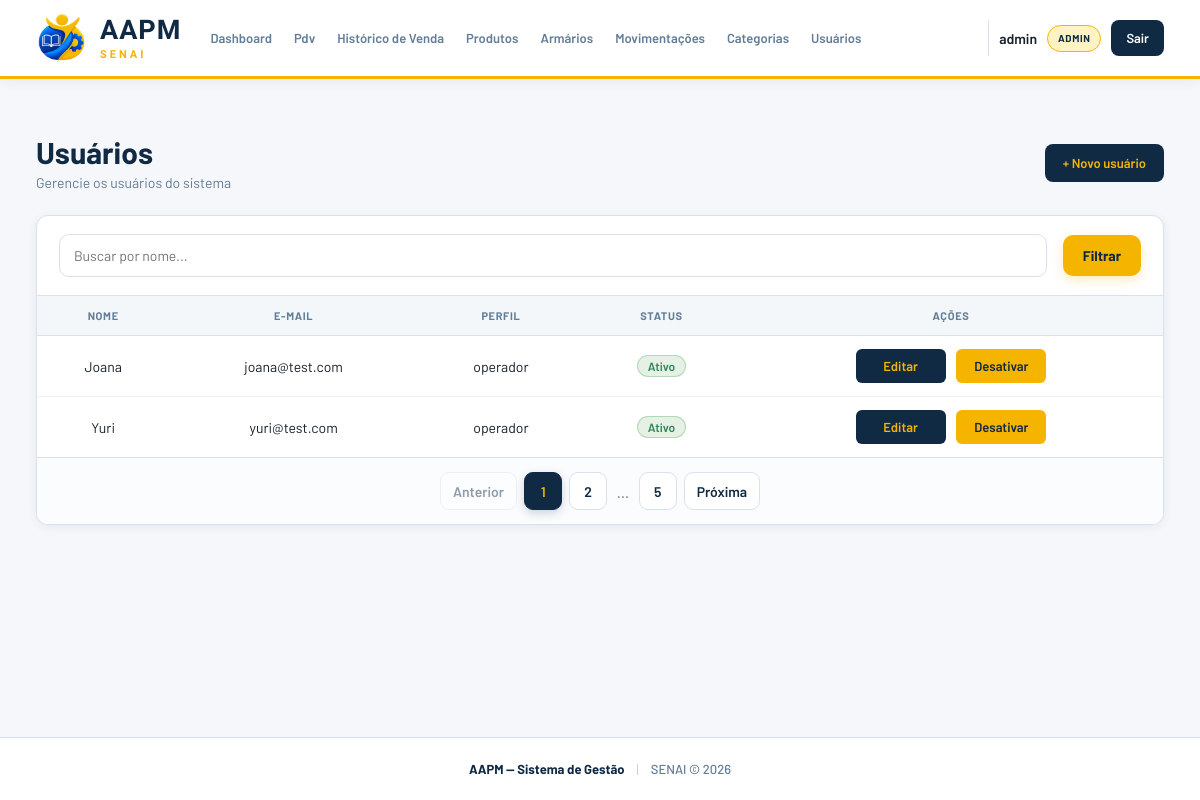
/usuarios/ (signed in), run on the app's committed database.
### app/models/usuario.py (models this page shows)
class Usuario(Base):
    __tablename__ = "usuarios"
    id = Column(Integer, primary_key=True, autoincrement=True)
    nome = Column(String(100), nullable=False)
    email = Column(String(150), unique=True, nullable=False)
    senha_hash = Column(String(255), nullable=False)
    role = Column(String(20), default="operador")
    ativo = Column(Boolean, default=True)
    criado_em = Column(DateTime, server_default=func.now())

### app/controllers/admin_controller.py (the view)
@router.get("/")
def listar_usuarios(
    request: Request,
    busca: str = "",
    page: int = 1,
    db: Session = Depends(get_db),
    admin = Depends(get_admin) # Bloqueia quem não é admin
):
    busca = busca.strip()
    query = db.query(Usuario)
    if busca:
        query = query.filter(Usuario.nome.ilike(f"%{busca}%"))
    usuarios, pagination = paginate(
        query.order_by(Usuario.nome), page
    )
    return templates.TemplateResponse(
        request,
        "usuarios/index.html",
        {
            "request": request,
            "usuario": admin,
            "usuarios": usuarios,
            "pagination": pagination,
            "busca": busca,
        }
    )

### app/templates/usuarios/index.html (shortened to what this page needs)
{% extends "base.html" %}
{% block extra_css %}
<link rel="stylesheet" href="/static/css/index-usuario.css?v=2">
<link rel="stylesheet" href="/static/css/list-filter.css?v=1">
<link rel="stylesheet" href="/static/css/list-pages.css?v=1">
{% endblock %}
{% block conteudo %}
<div class="page-header">
  <div>
    <h1 class="page-title">Usuários</h1>
    <p class="page-subtitle">Gerencie os usuários do sistema</p>
  </div>
  <a href="/usuarios/novo" class="btn-primary">+ Novo usuário</a>
</div>
<div class="card">
  <form method="get" action="/usuarios" class="list-filter list-filter--inset">
    <input type="text" name="busca" class="form-input list-filter__search" placeholder="Buscar por nome..." value="{{ busca }}">
    <button type="submit" class="btn-primary">Filtrar</button>
  </form>
  <div class="table-wrapper">
    <table class="table">
      <thead>
        <tr>
          <th>Nome</th>
          <th>E-mail</th>
          <th>Perfil</th>
          <th>Status</th>
          <th>Ações</th>
        </tr>
      </thead>
      <tbody>
        {% for u in usuarios | sort(attribute='nome', case_sensitive=false) %}
        <tr>
          <td>{{ u.nome }}</td>
          <td>{{ u.email }}</td>
          <td>{{ u.role }}</td>
          <td>
            <span class="status-badge status-badge--{{ 'ativo' if u.ativo else 'inativo' }}">
              {{ "Ativo" if u.ativo else "Inativo" }}
            </span>
          </td>
          <td class="td-actions">
            <a href="/usuarios/{{ u.id }}/editar" class="btn-table">Editar</a>
            <form action="/usuarios/{{ u.id }}/toggle-ativo" method="post" style="display:inline;" data-confirm-form data-confirm-title="Tem certeza?" data-confirm-message="Tem certeza que deseja {{ 'desativar' if u.ativo else 'ativar' }} este usuário?" data-confirm-label="{{ 'Desativar' if u.ativo else 'Ativar' }}">
              <button type="submit" class="btn-table btn-table--warn">
                {{ "Desativar" if u.ativo else "Ativar" }}
              </button>
            </form>
          </td>
        </tr>
        {% endfor %}
      </tbody>
    </table>
  </div>
  {% include "paginacao/index.html" %}
</div>
{% endblock %}

### app/static/css/base.css (style rules this page uses)
* { margin: 0; padding: 0; box-sizing: border-box; }
html { scroll-behavior: smooth; }
body { min-height: 100vh; display: flex; flex-direction: column; font-family: "Barlow", sans-serif; background: var(--fundo); color: var(--texto); -webkit-font-smoothing: antialiased; text-rendering: optimizeLegibility; }
:root { --azul: #102A43; --azul-2: #243B53; --azul-3: #486581; --laranja: #F5B400; --laranja-2: #D99F00; --laranja-claro: #FFF3C4; --branco: #FFFFFF; --fundo: #F5F7FA; --fundo-card: #FFFFFF; --texto: #17202A; --texto-secundario: #627D98; --borda: #D9E2EC; --verde: #2F855A; --vermelho: #C53030; --sombra: 0 5px 20px rgba(16, 42, 67, 0.08); --sombra-hover: 0 10px 28px rgba(16, 42, 67, 0.14); --radius: 12px; }
button, input, select, textarea { font-family: inherit; }
button { cursor: pointer; }
a { color: inherit; }

### app/static/css/index-usuario.css (style rules this page uses)
.td-actions form { margin: 0 !important; padding: 0 !important; background: transparent !important; box-shadow: none !important; border: none !important; display: inline-flex !important; }
.btn-table { display: inline-flex; align-items: center; justify-content: center; min-width: 90px; height: 34px; padding: 0 14px; border: 1px solid transparent; border-radius: 6px; background: var(--azul); color: var(--laranja) !important; text-decoration: none; font-size: 13px; font-weight: 600; cursor: pointer; transition: background-color 0.2s ease, transform 0.1s ease; }
.btn-table--warn { background: var(--laranja) !important; color: var(--azul) !important; border: 1px solid rgba(245, 180, 0, 0.4) !important; }
.status-badge { display: inline-block; padding: 3px 10px; border-radius: 999px; font-size: 12px; font-weight: 600; }
.status-badge--ativo { background: rgba(34, 139, 34, 0.12); color: var(--verde); border: 1px solid rgba(34, 139, 34, 0.25); }
.table-wrapper { overflow-x: auto; }
.table { width: 100%; border-collapse: collapse; font-size: 14px; }
.table thead { background: var(--fundo); }
.table th { padding: 12px 16px; text-align: left; font-size: 12px; font-weight: 700; text-transform: uppercase; letter-spacing: 0.06em; color: var(--texto-secundario); border-bottom: 1px solid var(--borda); white-space: nowrap; }
.table td { padding: 13px 16px; border-bottom: 1px solid var(--fundo); color: #2d3748; vertical-align: middle; }
.table tbody tr:last-child td { border-bottom: none; }
.card { background: var(--branco); border: 1px solid var(--borda); border-radius: 12px; overflow: hidden; box-shadow: 0 1px 4px rgba(16, 42, 67, 0.08); }
.page-header { display: flex; align-items: center; justify-content: space-between; margin-bottom: 20px; flex-wrap: wrap; gap: 12px; }
.page-title { font-size: 22px; font-weight: 700; color: var(--azul); margin: 0; }
.page-subtitle { font-size: 13px; color: var(--texto-secundario); margin-top: 2px; }
.btn-primary { display: inline-flex; align-items: center; justify-content: center; height: 38px; padding: 0 18px; background: var(--azul); color: var(--laranja) !important; text-decoration: none; border-radius: 8px; font-size: 13px; font-weight: 600; transition: background-color 0.2s ease, transform 0.1s ease; }
.table th, .table td { text-align: center; }
.td-actions { display: table-cell; text-align: center; white-space: nowrap; }
.td-actions form { margin-left: 8px !important; }

### app/static/css/list-filter.css (style rules this page uses)
.list-filter { display: flex; align-items: center; gap: 1rem; margin-bottom: 1.5rem; flex-wrap: wrap; }
.list-filter--inset { margin: 25px; }
.list-filter .form-input { padding: 12px 14px; border: 1px solid var(--borda); border-radius: 10px; color: var(--texto); font: inherit; font-size: 14px; }
.list-filter__search { flex: 1; min-width: 200px; }
.list-filter .btn-primary { display: inline-flex; align-items: center; justify-content: center; height: auto; padding: 12px 20px; border: none; border-radius: 10px; background: var(--laranja); color: var(--azul) !important; font-size: 14px; font-weight: 700; text-decoration: none; box-shadow: 0 4px 12px rgba(245, 180, 0, .25); transition: transform .2s ease, box-shadow .2s ease; }

### data on the page
Usuario: nome "Joana", email "joana@test.com", role "operador", ativo "Ativo", ativo "Desativar"
Usuario: nome "Yuri", email "yuri@test.com", role "operador", ativo "Ativo", ativo "Desativar"

### other printed values
{{ usuario.nome }} "admin"
{{ usuario.role }} "ADMIN"
{{ numero }} "1" "2" "5"
